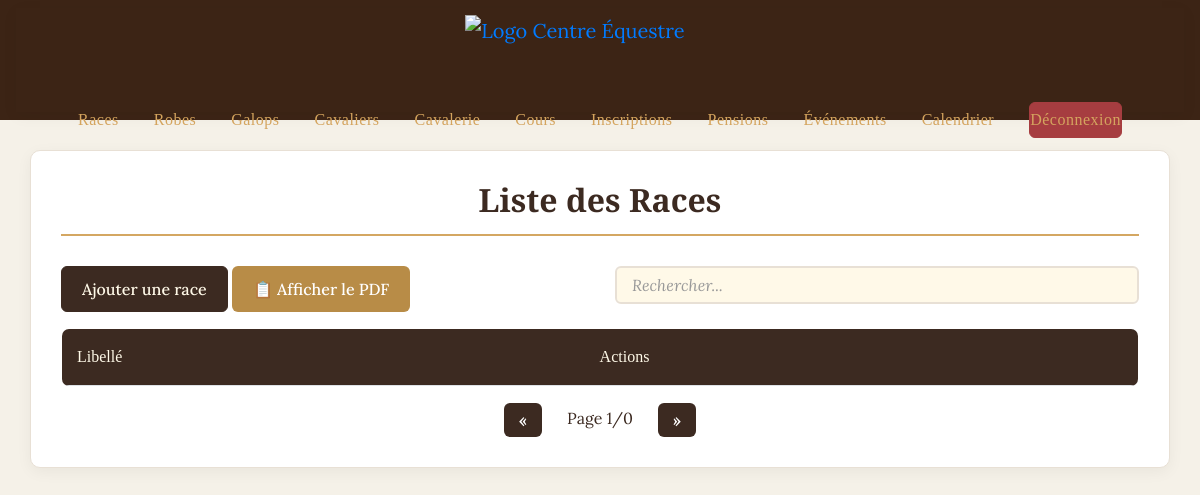
Before: /vue/vue.race.php with the older database file.
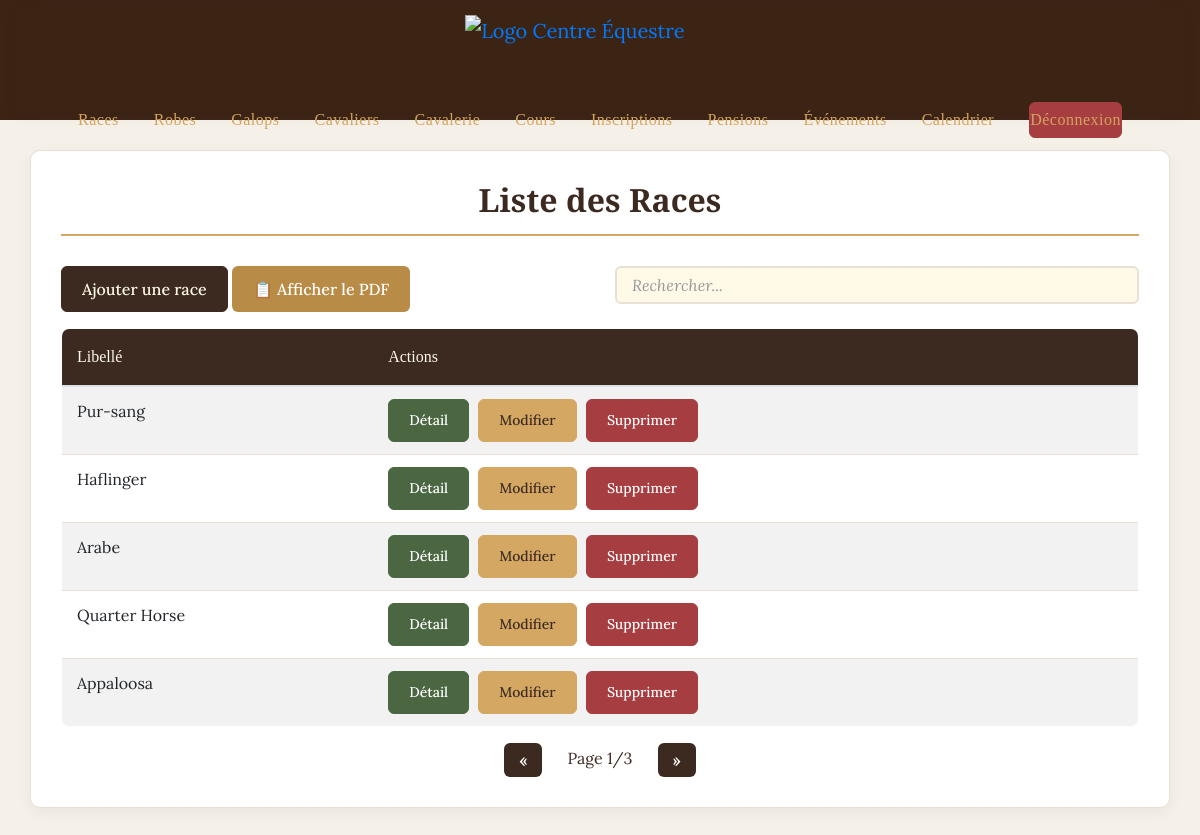
After: the same page with the newer database file.
### tables this page shows
CREATE TABLE `race` (
  `idrace` int(11) NOT NULL,
  `librace` varchar(50) NOT NULL,
  `supprime` tinyint(1) DEFAULT 0
);

### class/class.race.php (called while the page is built, shortened)
<?php
class Race {
    public function RaceAll(){
        $con = connexionPDO();
        $sql = "SELECT * FROM race;";
        $executesql = $con->prepare($sql);
        $executesql->execute();
        $resultat = $executesql->fetchAll();
        return $resultat;
    }
}
?>

### vue/vue.race.php (the view, shortened to what this page needs)
<?php
include_once '../class/class.race.php';
include_once '../include/haut.inc.php';
$race = new Race();
$listeRaces = $race->RaceALL();
?>
<!DOCTYPE html>
<html>
<head>
    <link rel="stylesheet" href="https://stackpath.bootstrapcdn.com/bootstrap/4.5.2/css/bootstrap.min.css">
    <link rel="stylesheet" href="../css/style_crud.css">
</head>
<body>
    <div class="container mt-4">
        <h2>Liste des Races</h2>
    <div class="row mb-3">
        <div class="col-md-6">
            <button type="button" class="btn btn-primary" data-toggle="modal" data-target="#ajoutModal">
                Ajouter une race
            </button>
            <a href="../classpdf/classpdfrace.php" class="btn" style="background-color: #B88C47; color: white; text-decoration: none; border-radius: 6px; padding: 10px 20px; font-size: 16px; font-family: Arial, "target="_blank";>
                📋 Afficher le PDF
            </a>
        </div>
        <div class="col-md-6">
            <input type="text" id="searchInput" class="form-control" placeholder="Rechercher...">
        </div>
    </div>
        <table class="table table-striped" id="raceTable">
            <thead>
                <tr>
                    <th>Libellé</th>
                    <th>Actions</th>
                </tr>
            </thead>
            <tbody>
                <?php foreach($listeRaces as $r):
                    if ($r['supprime'] != '1'): ?>
                    <tr>
                        <td><?php echo $r['librace']; ?></td>
                        <td>
                            <button class="btn btn-sm btn-info" data-toggle="modal" data-target="#detailModal<?php echo $r['idrace']; ?>">
                                Détail
                            </button>
                            <button class="btn btn-sm btn-warning" data-toggle="modal" data-target="#modifModal<?php echo $r['idrace']; ?>">
                                Modifier
                            </button>
                            <button class="btn btn-sm btn-danger" data-toggle="modal" data-target="#suppModal<?php echo $r['idrace']; ?>">
                                Supprimer
                            </button>
                        </td>
                    </tr>
                <?php endif; endforeach; ?>
            </tbody>
        </table>
    </div>
</body>
</html>

Changed rows visible on the page:
added race: librace "Pur-sang"
added race: librace "Haflinger"
added race: librace "Arabe"
added race: librace "Quarter Horse"
added race: librace "Appaloosa"
Other visible differences:
text written by a page script: "« Page 1/0 »" → "« Page 1/3 »"
